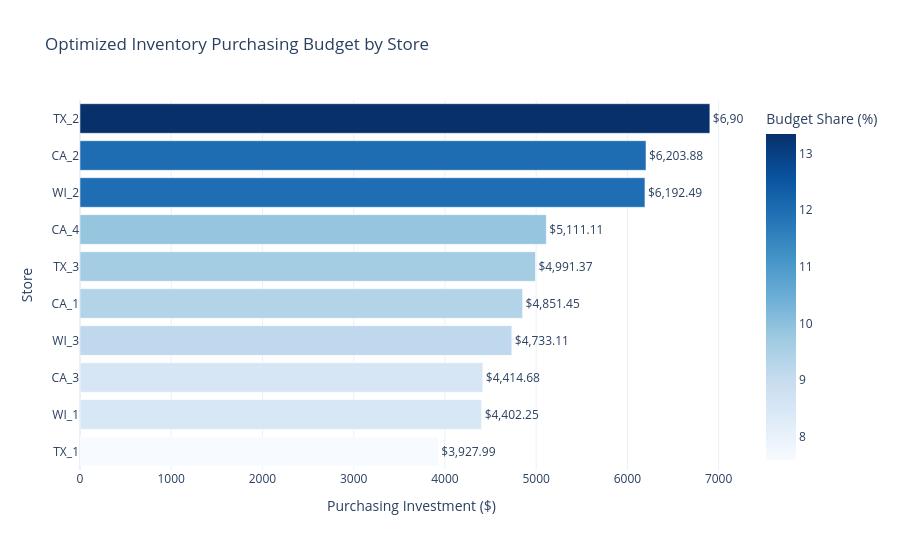

The notebook cell this image was saved under:
### Code cell
import plotly.express as px

fig = px.bar(
    store_inventory.sort_values("Order_Cost", ascending=True),
    x="Order_Cost",
    y="store_id",
    orientation="h",
    text="Order_Cost",
    color="Budget_Share_%",
    color_continuous_scale="Blues",
    title="Optimized Inventory Purchasing Budget by Store",
    labels={
        "Order_Cost": "Purchasing Cost ($)",
        "store_id": "Store",
        "Budget_Share_%": "Budget Share (%)"
    }
)

fig.update_traces(
    texttemplate="$%{text:,.2f}",
    textposition="outside"
)

fig.update_layout(
    template="plotly_white",
    height=550,
    xaxis_title="Purchasing Investment ($)",
    yaxis_title="Store"
)

fig.show()

### Figure 1 — Plotly figure (JSON) as saved in the notebook; plotly's stock layout.template omitted (floating-point values rounded to 4 significant figures)
{"data": [{"hovertemplate": "Purchasing Cost ($)=%{text}<br>Store=%{y}<br>Budget Share (%)=%{marker.color}<extra></extra>", "legendgroup": "", "marker": {"color": [7.593, 8.51, 8.534, 9.149, 9.378, 9.648, 9.88, 11.97, 11.99, 13.35], "coloraxis": "coloraxis", "pattern": {"shape": ""}}, "name": "", "orientation": "h", "showlegend": false, "text": [3928.0, 4402.0, 4415.0, 4733.0, 4851.0, 4991.0, 5111.0, 6192.0, 6204.0, 6904.0], "textposition": "outside", "texttemplate": "$%{text:,.2f}", "type": "bar", "x": [3928.0, 4402.0, 4415.0, 4733.0, 4851.0, 4991.0, 5111.0, 6192.0, 6204.0, 6904.0], "xaxis": "x", "y": ["TX_1", "WI_1", "CA_3", "WI_3", "CA_1", "TX_3", "CA_4", "WI_2", "CA_2", "TX_2"], "yaxis": "y"}], "layout": {"barmode": "relative", "coloraxis": {"autocolorscale": false, "colorbar": {"title": {"text": "Budget Share (%)"}}, "colorscale": [[0, "rgb(247,251,255)"], [0.125, "rgb(222,235,247)"], [0.25, "rgb(198,219,239)"], [0.375, "rgb(158,202,225)"], [0.5, "rgb(107,174,214)"], [0.625, "rgb(66,146,198)"], [0.75, "rgb(33,113,181)"], [0.875, "rgb(8,81,156)"], [1, "rgb(8,48,107)"]]}, "height": 550, "legend": {"tracegroupgap": 0}, "title": {"text": "Optimized Inventory Purchasing Budget by Store"}, "xaxis": {"anchor": "y", "domain": [0, 1], "title": {"text": "Purchasing Investment ($)"}}, "yaxis": {"anchor": "x", "domain": [0, 1], "title": {"text": "Store"}}}}
